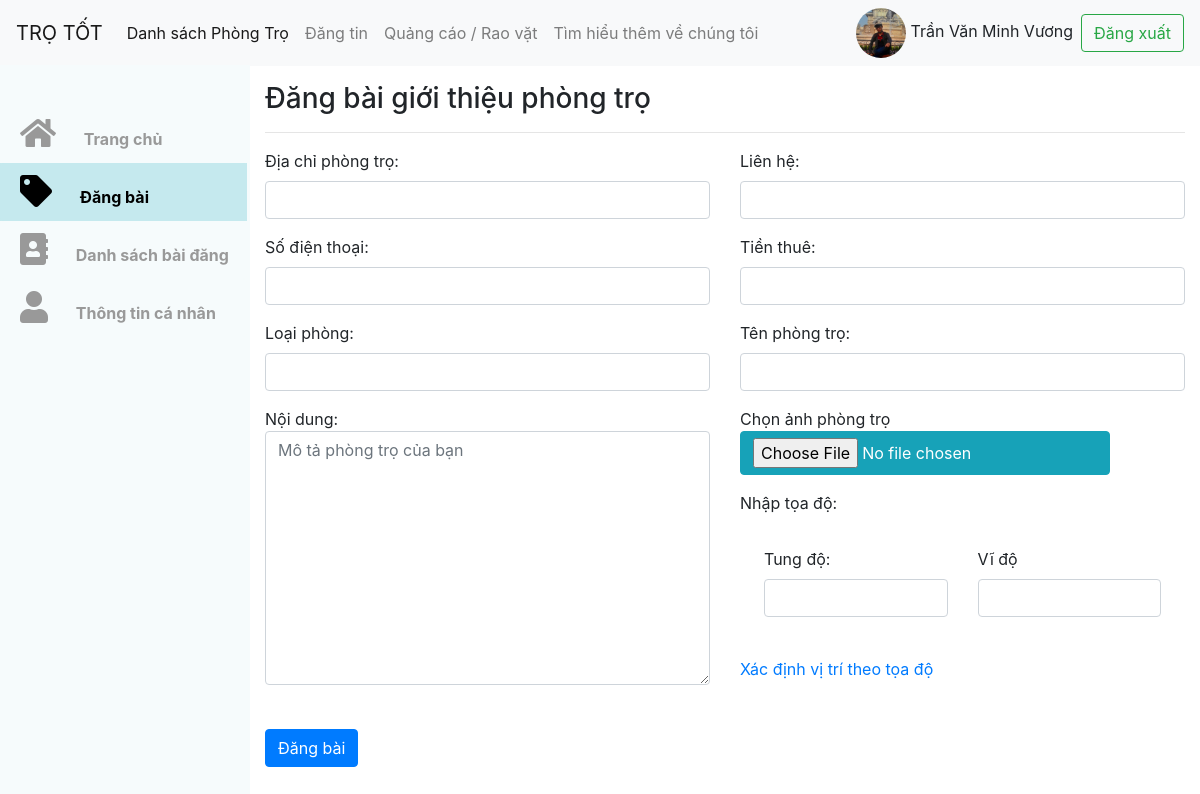
Page /webtrotot/ScreenQLPT_DangBai.php (signed in) on the committed database.
### tables this page shows
CREATE TABLE `users` (
  `id` int(10) UNSIGNED NOT NULL,
  `name` varchar(191) NOT NULL,
  `username` varchar(191) NOT NULL,
  `address` varchar(191) DEFAULT NULL,
  `phone` varchar(191) DEFAULT NULL,
  `image` varchar(191) DEFAULT NULL,
  `email` varchar(191) NOT NULL,
  `password` varchar(191) NOT NULL,
  `created_at` timestamp NULL DEFAULT NULL
);

### webtrotot/ScreenQLPT_DangBai.php (the view, shortened to what this page needs)
<?php
	include_once("db/db_connect.php");
	if(isset($_SESSION['username'])){
		$sql2="select * from users where username='".$_SESSION['username']."'";
		$result2=mysqli_query($link,$sql2);
		$row2=mysqli_fetch_assoc($result2);
	}
 ?>
<!DOCTYPE html>
<html lang="en">
<head>
	<link rel="stylesheet" href="library\css\bootstrap.css">
    <link rel="stylesheet" href="library\customFrontEnd\ScreenListPhongTro.css">
    <link rel="stylesheet" href="library\customFrontEnd\ScreenQuanLyPhongTro.css">
    <link rel="stylesheet" href="library\customFrontEnd\ScreenQLPT_DangBai.css">
	<link rel="stylesheet" href="library\js\bootstrap.js">
 	<link rel="stylesheet" href="library\fontawesome-free-5.0.13\web-fonts-with-css\css\fontawesome-all.css">
</head>
<body>
<nav class="navbar navbar-expand-lg navbar-light bg-light">
  <a class="navbar-brand" href="ScreenListPhongTro.php">TRỌ TỐT</a>
  <div class="collapse navbar-collapse" id="navbarSupportedContent">
    <ul class="navbar-nav mr-auto">
      <li class="nav-item active">
        <a class="nav-link" href="#">Danh sách Phòng Trọ <span class="sr-only">(current)</span></a>
      </li>
      <li class="nav-item">
        <a class="nav-link " href="#">Đăng tin</a>
      </li>
      <li class="nav-item">
        <a class="nav-link" href="#">Quảng cáo / Rao vặt</a>
      </li>
      <li class="nav-item">
        <a class="nav-link " href="#">Tìm hiểu thêm về chúng tôi</a>
      </li>
    </ul>
    <div class=" align-self-center mr-2">
    <img src=<?php echo $row2['image'] ?> alt="Avatar" class="avatar">
    <span class><?php echo $row2['name'] ?></span>
    </div>
    <form class="form-inline my-2 my-lg-0">
      <button class="btn btn-outline-success my-2 my-sm-0" type="submit">Đăng xuất</button>
    </form>
  </div>
</nav>
<nav class="sidebar" >
<ul class="list-group">
        <li>
            <a href="screenqlpt_trangchu.php"class="font-weight-bold list-group-item item">
                <i class="fa fa-2x fa-home mr-4"></i>&nbsp;Trang chủ</a>
        </li>
        <li class="is-active">
            <a class="font-weight-bold list-group-item  item ">
                <i class="fa fa-2x fa-tag mr-4 "></i>&nbsp;Đăng bài</a>
        </li>
        <li>
            <a href="ScreenQLPT_DanhSachBaiDang.php"class="font-weight-bold list-group-item  item">
                <i class="fa fa-2x fa-address-book mr-4"></i>&nbsp;Danh sách bài đăng</a>
        </li>
        <li>
            <a href="ScreenQLPT_TTCN.php"class="font-weight-bold list-group-item  item" >
                <i class="fa fa-2x fa-user mr-4"></i>&nbsp;Thông tin cá nhân</a>
        </li>
    </ul>
</nav>
<div class="margin-sidebar">
<div  class="container mt-3 " >
    <div class="page-header">
      <h3 id="timeline">Đăng bài giới thiệu phòng trọ</h3>
      <hr>
    </div>
    <form method="post" action="controller/check_upData.php">
    <div class="row">
      <div class=" col-md-6 form-group">
         <label for="address">Địa chỉ phòng trọ:</label>
         <input name="address" class="form-control" id="address">
      </div>
      <div class="col-md-6 form-group">
         <label for="name">Liên hệ:</label>
         <input name="name" class="form-control" id="name">
      </div>
    </div>
    <div class="row">
      <div class=" col-md-6 form-group">
         <label for="phone">Số điện thoại:</label>
         <input name="phone" class="form-control" id="phone">
      </div>
      <div class="col-md-6 form-group">
         <label for="rate">Tiền thuê:</label>
         <input name="rate" class="form-control" id="rate">
      </div>
    </div>
		<div class="row">
			<div class=" col-md-6 form-group">
				 <label for="type">Loại phòng:</label>
				 <input name="type" class="form-control" id="type">
			</div>
			<div class="col-md-6 form-group">
				 <label for="roomname">Tên phòng trọ:</label>
				 <input name="roomname" class="form-control" id="roomname">
			</div>
		</div>
    <div class="row">
      <div class=" col-md-6 form-group">
         <div >Nội dung:</div>
         <textarea name="description"class="form-control" cols="70" rows="10" placeholder="Mô tả phòng trọ của bạn"></textarea>
      </div>
      <div class="col-md-6 form-group">
               Chọn ảnh phòng trọ
               <div class="row">
                   <div class="col-md-7">
                            <input type="file" name="fileToUpload" class="btn btn-info" id="fileToUpload">
                   </div>
               </div>
           <div class="form-group mt-3">
               <label for="pwd">Nhập tọa độ:</label>
                <div class="row p-4">
                    <div class="col-md-6 form-group">
                         <label for="longitude">Tung độ:</label>
                         <input name="longitude" class="form-control" id="longitude">
                    </div>
                    <div class="col-md-6 form-group">
                    <label for="latitude">Vĩ độ</label>
                         <input name="latitude" class="form-control" id="latitude">
                    </div>
                </div>
                <a href="https://www.latlong.net/" target="_blank">Xác định vị trí theo tọa độ</a>
          </div>
      </div>
    </div>
  <button type="submit" class="mt-3 btn btn-primary">Đăng bài</button>
</form>
  </div>
</div>
</body>
</html>

### webtrotot/library/customFrontEnd/ScreenListPhongTro.css (style rules this page uses)
.avatar { vertical-align: middle; width: 50px; height: 50px; border-radius: 50%; }

### webtrotot/library/customFrontEnd/ScreenQuanLyPhongTro.css (style rules this page uses)
.sidebar { border-radius: 0; position: fixed; z-index: 1000; top: 65px; left: 235px; width: 250px; padding-top: 40px; margin-left: -235px; border-right: 0.2em solid #f6fbfc; border-radius: 0; overflow-y: auto; background-color: #f6fbfc; bottom: 0; overflow-x: hidden; padding-bottom: 40px; -webkit-transition: all 0.2s ease-in-out; -moz-transition: all 0.2s ease-in-out; -ms-transition: all 0.2s ease-in-out; -o-transition: all 0.2s ease-in-out; transition: all 0.2s ease-in-out; }
.sidebar .list-group .list-group-item { white-space: nowrap; border: 0; background-color: #f6fbfc; color: #999; }
img { border-radius: 50% !important; -moz-border-radius: 50%; -webkit-border-radius: 50%; }
.is-active { background: #c5e9ee; }

### webtrotot/library/customFrontEnd/ScreenQLPT_DangBai.css (style rules this page uses)
.is-active { background-color: #c5e9ee!important; }
.is-active a { background: #c5e9ee !important; color: black!important; }
.margin-sidebar { margin-left: 250px !important }

### rows in the picture
users: image (picture), name "Trần Văn Minh Vương"
